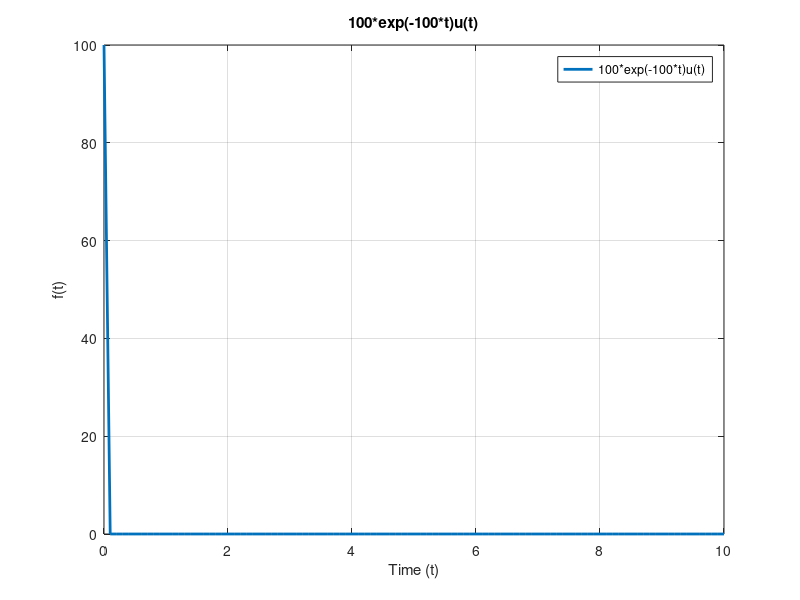

Write MATLAB code to recreate this figure.
t = 0:0.1:10; 
f_t = (100*exp(-100*t)) .* (t >= 0);

plot(t, f_t, 'LineWidth', 2);
xlabel('Time (t)');
ylabel('f(t)');
title('100*exp(-100*t)u(t)');
grid on;
legend('100*exp(-100*t)u(t)');